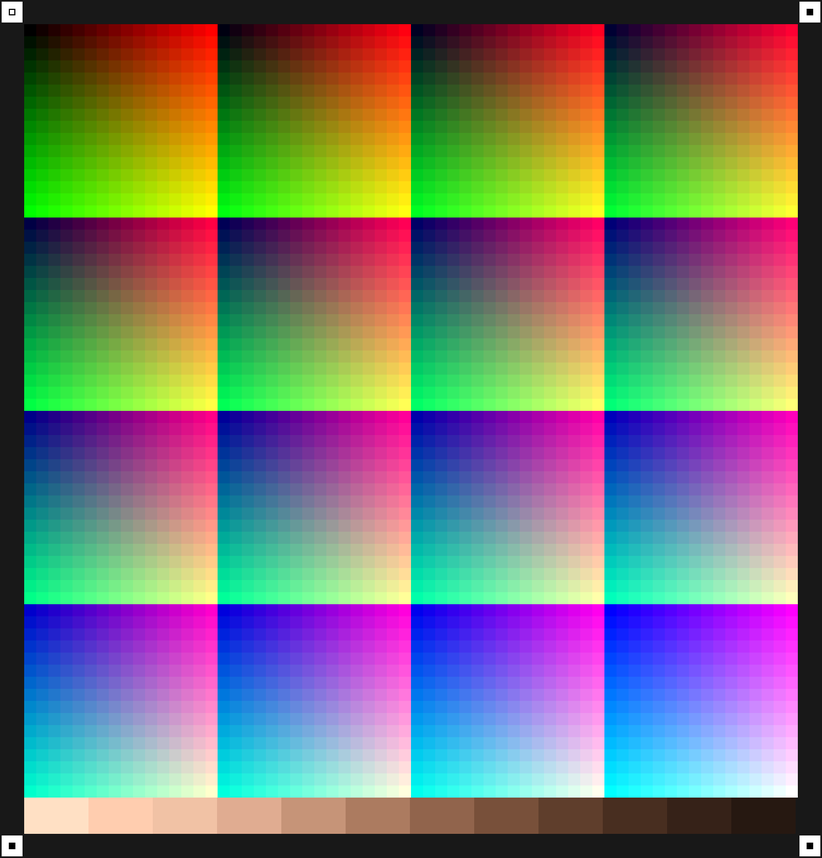
#> input picture references/color-target.png, 822 x 858 px, shrunk from 1496 x 1562 before the run
$ python -i looks.py   (imports and definitions only)
#> lines starting #> are read from the running program, lines starting #| are printed output that depends on the picture
"""Host-side look engine approximating Composer photo effects.

P0 looks map from Composer's CIPhotoEffect* pipelines. These are intentional
approximations for Linux/Windows — tuned later against Mac reference stills.
"""

from __future__ import annotations

from typing import Callable

import cv2
import numpy as np

LookFn = Callable[[np.ndarray], np.ndarray]


def _as_float(bgr: np.ndarray) -> np.ndarray:
    return bgr.astype(np.float32) / 255.0


def _as_u8(bgr: np.ndarray) -> np.ndarray:
    return np.clip(bgr * 255.0, 0, 255).astype(np.uint8)


def _grain(bgr: np.ndarray, amount: float = 0.02) -> np.ndarray:
    noise = np.random.normal(0.0, amount, bgr.shape).astype(np.float32)
    return np.clip(bgr + noise, 0.0, 1.0)


def look_none(frame_bgr: np.ndarray) -> np.ndarray:
    return frame_bgr


# [64 lines left out: functions look_process, look_chrome, look_fade, look_instant, look_mono, look_noir and 1 more, not called in this run]


def look_transfer(frame_bgr: np.ndarray) -> np.ndarray:
    """Approx CIPhotoEffectTransfer — warm midtones."""
    f = _as_float(frame_bgr)
    b, g, r = cv2.split(f)
    r = np.clip(r * 1.08 + 0.04, 0, 1)
    g = np.clip(g * 1.04 + 0.02, 0, 1)
    b = np.clip(b * 0.9, 0, 1)
    out = cv2.merge([b, g, r])
    out = np.clip((out - 0.5) * 1.05 + 0.5, 0, 1)
    return _as_u8(out)


# Custom Composer names (P1) — placeholders until LUT-matched
def look_g1(frame_bgr: np.ndarray) -> np.ndarray:
    """Placeholder for custom Metal look G1 — mild CLAHE + warm grade."""
    lab = cv2.cvtColor(frame_bgr, cv2.COLOR_BGR2LAB)
    l, a, b = cv2.split(lab)
    l = cv2.createCLAHE(clipLimit=2.0, tileGridSize=(8, 8)).apply(l)
    out = cv2.cvtColor(cv2.merge([l, a, b]), cv2.COLOR_LAB2BGR)
    return look_transfer(out)


LOOKS: dict[str, LookFn] = {
    "none": look_none,
    "process": look_process,
    "chrome": look_chrome,
    "fade": look_fade,
    "instant": look_instant,
    "mono": look_mono,
    "noir": look_noir,
    "tonal": look_tonal,
    "transfer": look_transfer,
    "g1": look_g1,
}


def list_looks() -> list[str]:
    return sorted(LOOKS.keys())


# [6 lines left out: function apply_look, not called in this run]

>>> import cv2
>>> picture = cv2.imread('../../references/color-target.png')
#> picture is the input picture: shape (858, 822, 3); mean B, G, R 115.1, 116, 117.5
>>> result = look_g1(picture)
#> in look_g1, `lab = cv2.cvtColor(frame_bgr, cv2.COLOR_BGR2LAB)`: lab: shape (858, 822, 3); mean of channels 0, 1, 2 133.6, 134.8, 132.1
#> in look_g1, `l, a, b = cv2.split(lab)`:
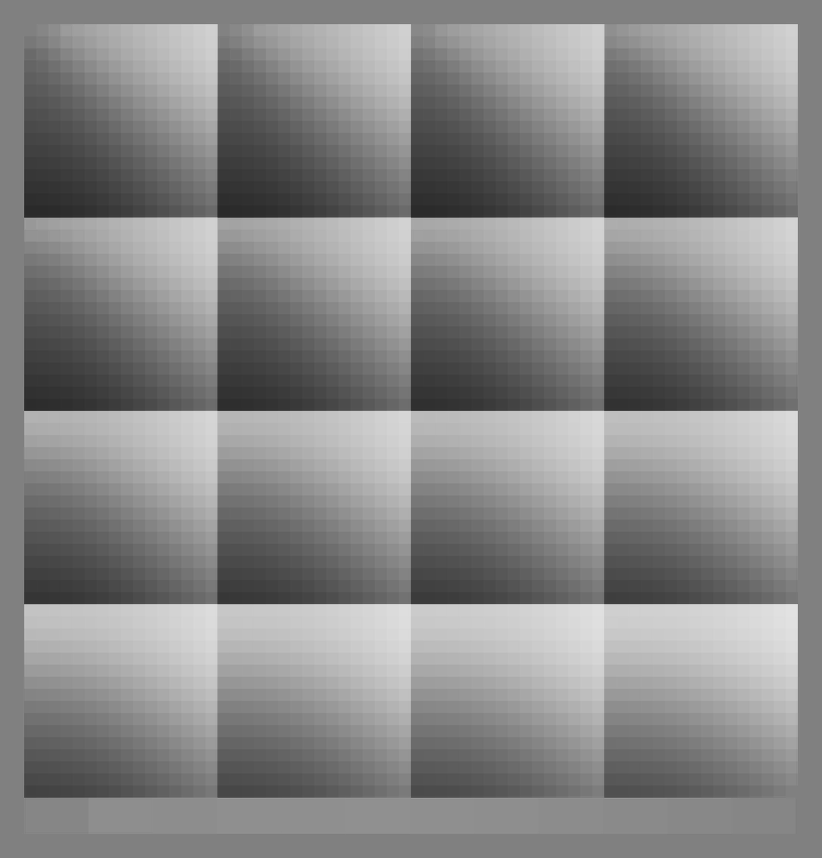
#> a: shape (858, 822); min 42, max 226, mean 134.8
#> in look_g1, `l = cv2.createCLAHE(clipLimit=2.0, tileGridSize=(8, 8)).apply(l)`:
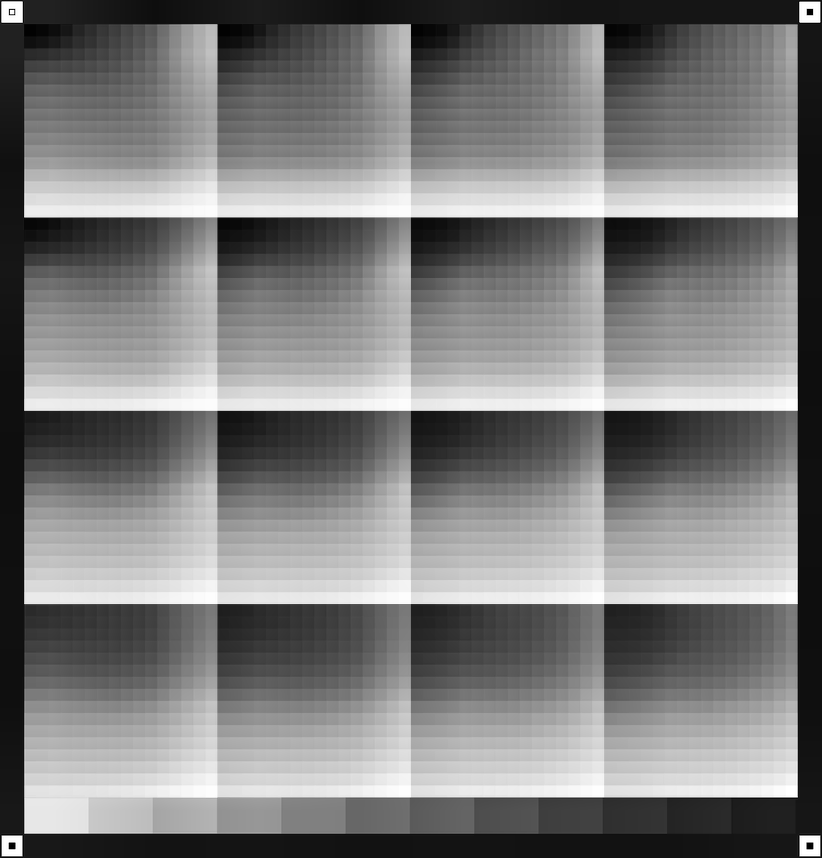
#> l: shape (858, 822); min 1, max 255, mean 125.6
#> in look_transfer, `b, g, r = cv2.split(f)`:
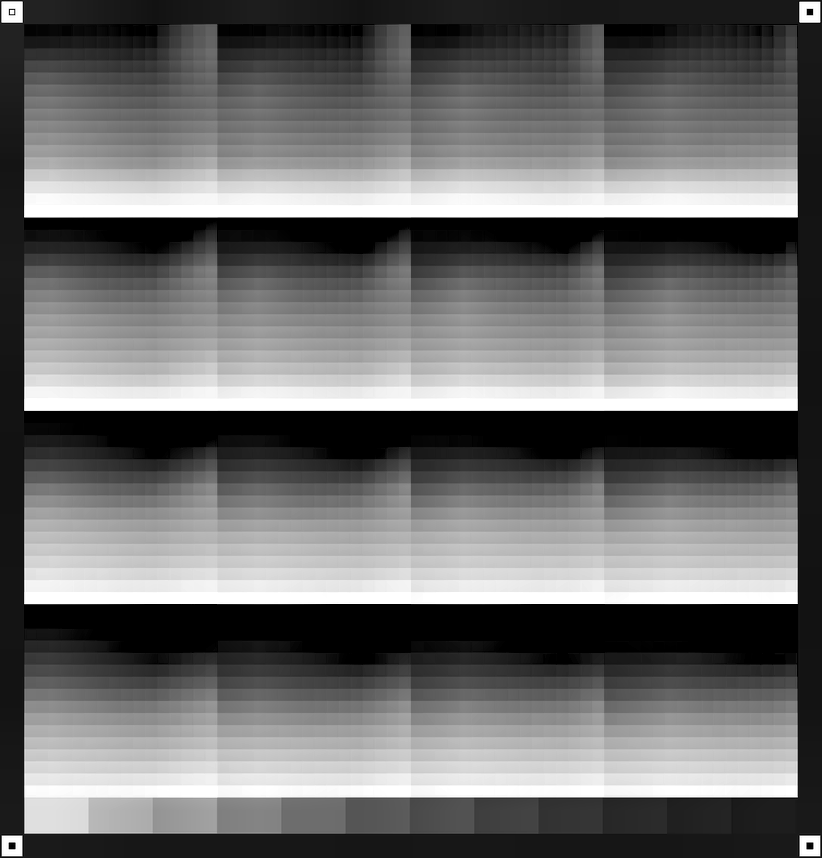
#> g: shape (858, 822) float32; min 0, max 1, mean 0.429
#> in look_transfer, `r = np.clip(r * 1.08 + 0.04, 0, 1)`:
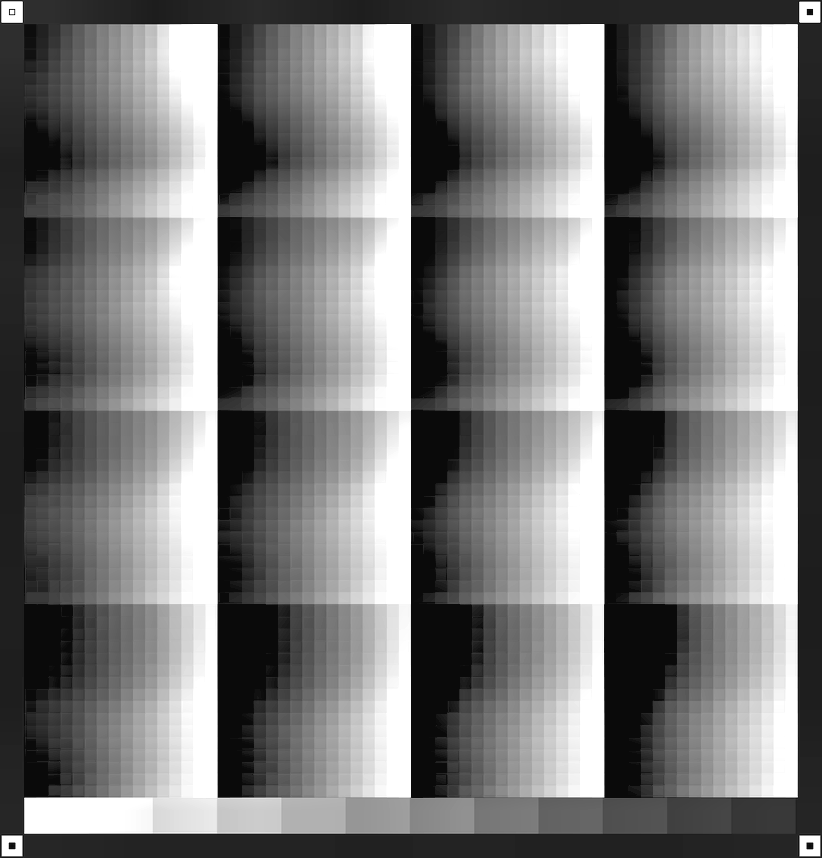
#> r: shape (858, 822) float32; min 0.04, max 1, mean 0.491
#> in look_transfer, `b = np.clip(b * 0.9, 0, 1)`:
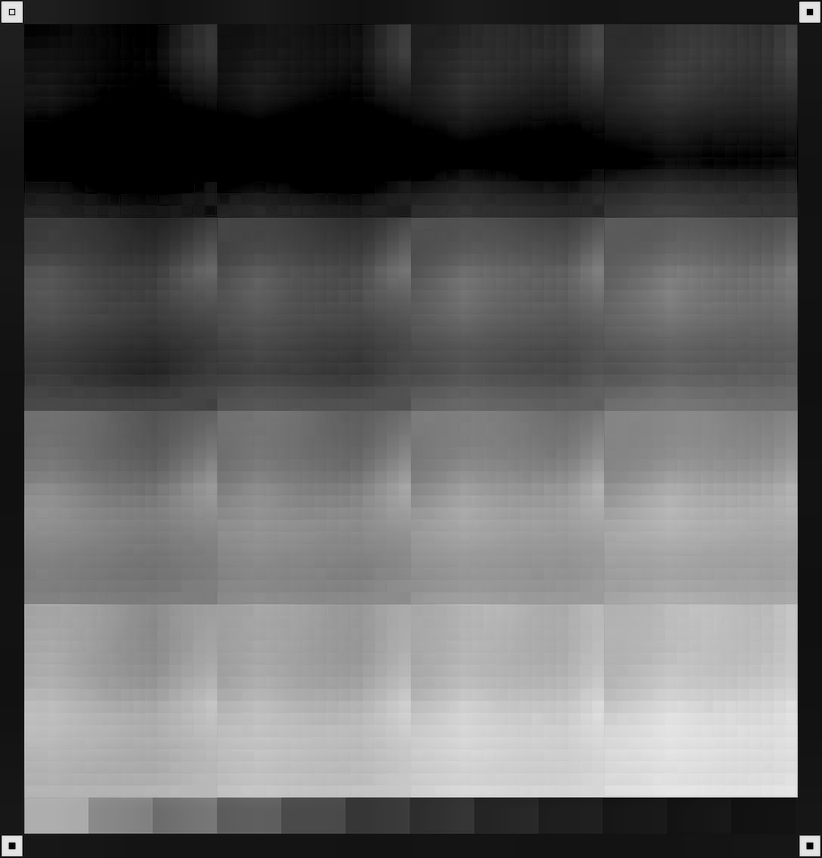
#> b: shape (858, 822) float32; min 0, max 0.9, mean 0.378
#> in look_transfer, `out = cv2.merge([b, g, r])`:
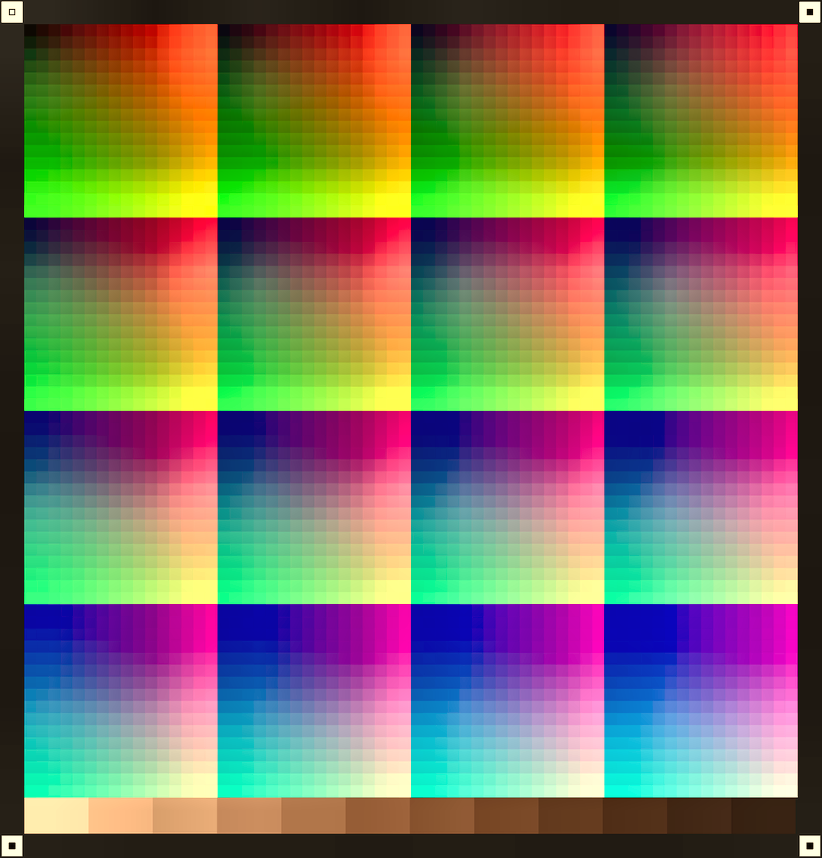
#> out: shape (858, 822, 3) float32; mean B, G, R 0.378, 0.463, 0.491

$ run again, on references/look-G1.png
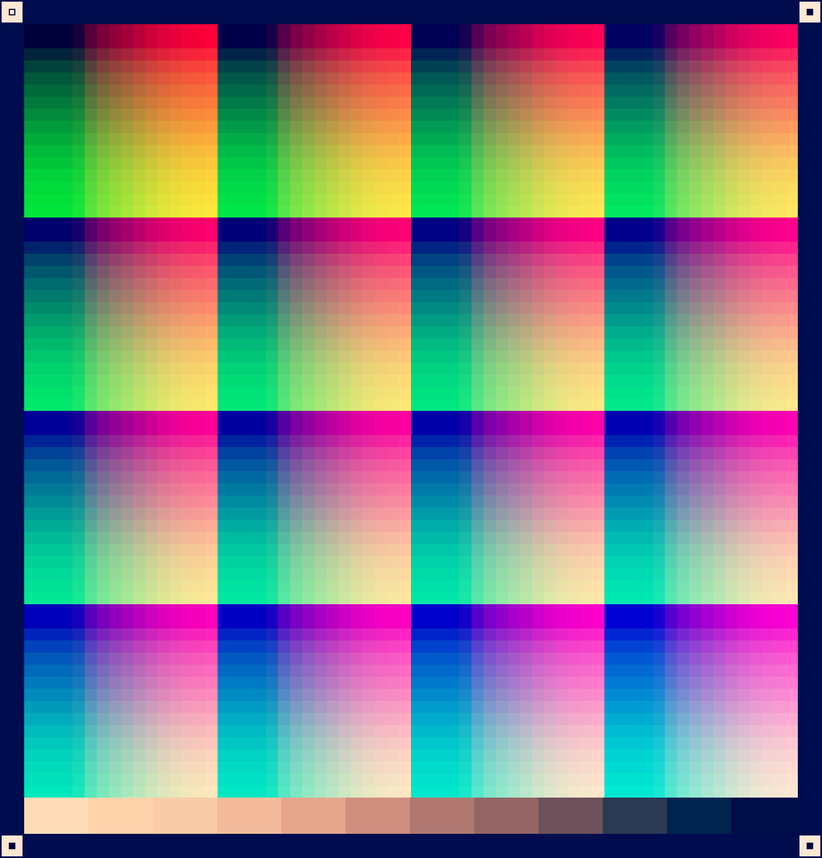
#> input picture references/look-G1.png, 822 x 858 px, shrunk from 1496 x 1562 before the run
#> picture is the input picture: shape (858, 822, 3); mean B, G, R 133.6, 121, 120
#> lab: shape (858, 822, 3); mean of channels 0, 1, 2 141, 137.9, 126.2
#> in look_transfer, `b = np.clip(b * 0.9, 0, 1)`:
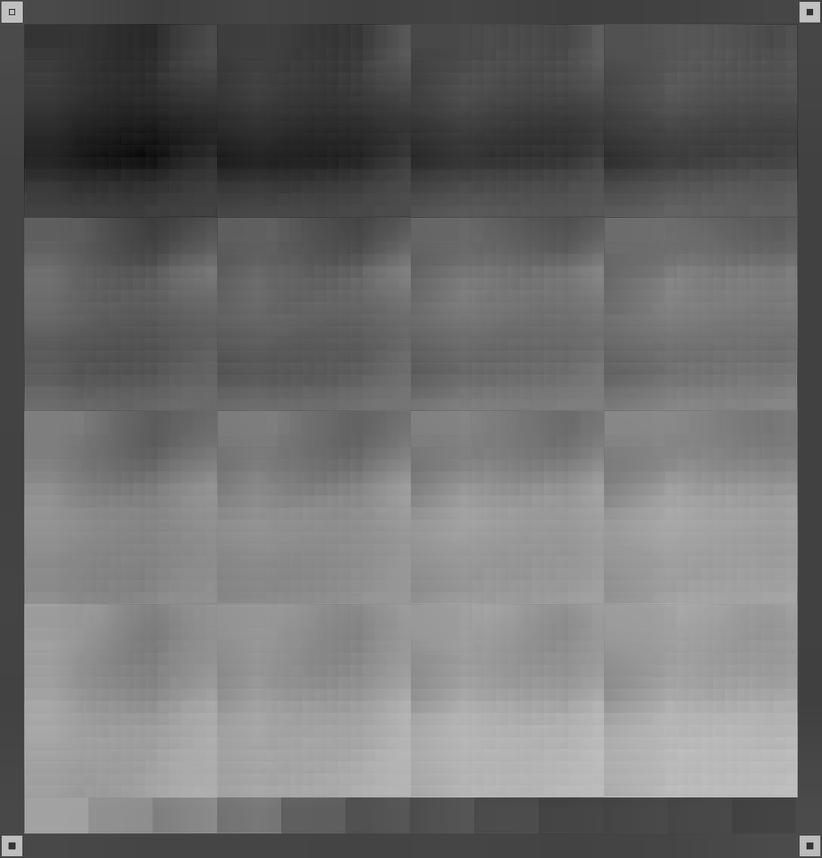
#> b: shape (858, 822) float32; min 0.0212, max 0.833, mean 0.434
#> in look_transfer, `out = cv2.merge([b, g, r])`:
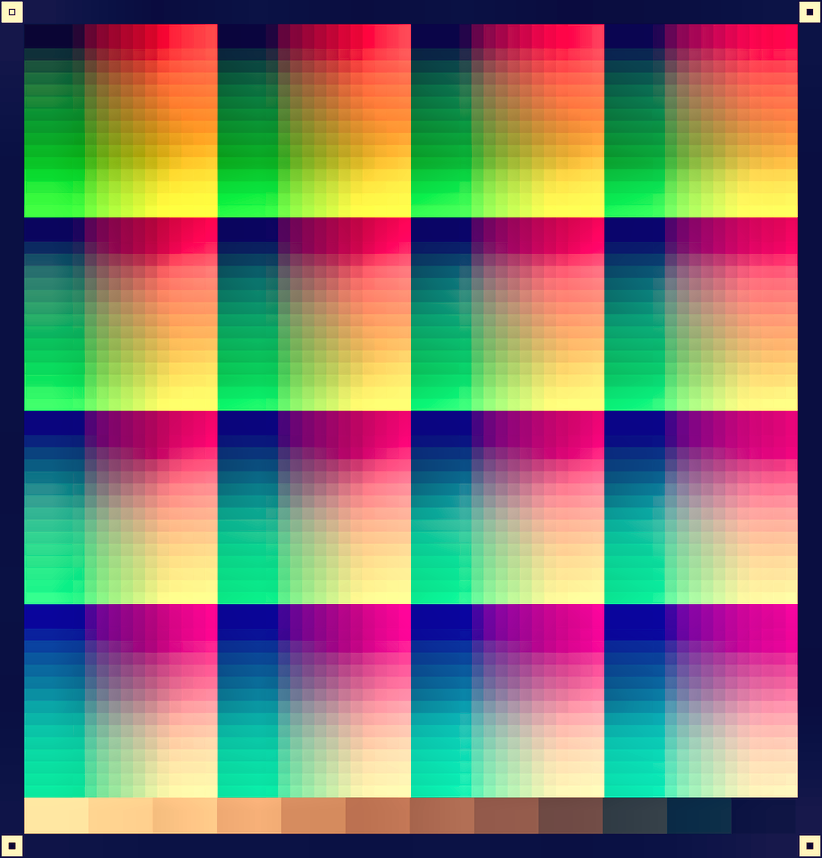
#> out: shape (858, 822, 3) float32; mean B, G, R 0.434, 0.479, 0.501

$ run again, on references/look-Q1.png
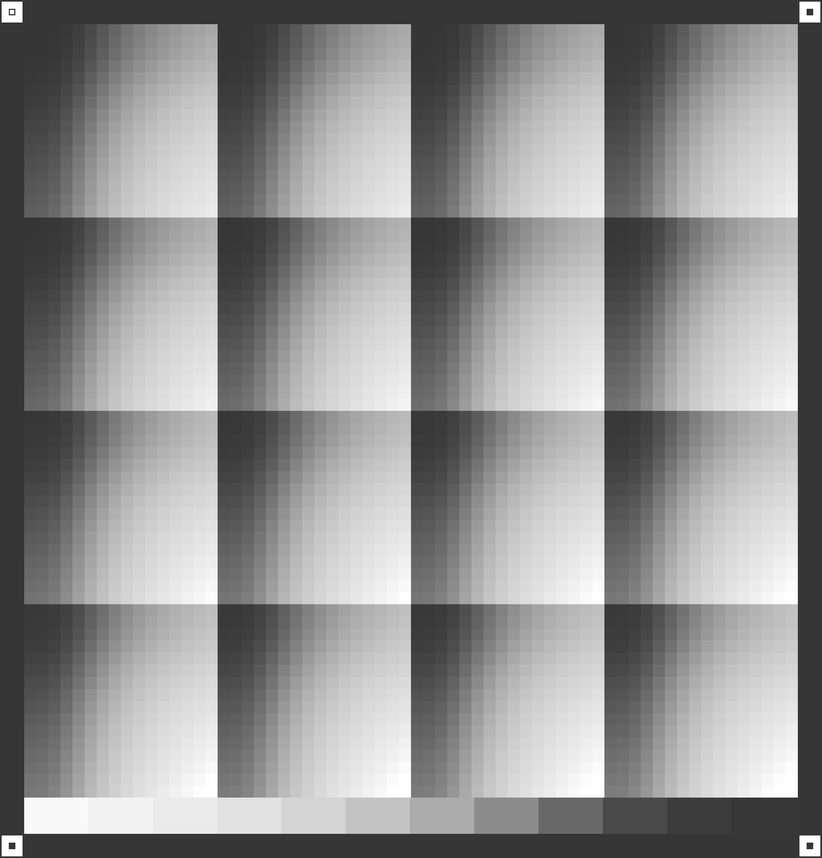
#> input picture references/look-Q1.png, 822 x 858 px, shrunk from 1496 x 1562 before the run
#> picture is the input picture: shape (858, 822, 3); min 20, max 255, mean 145.3
#> lab: shape (858, 822, 3); mean of channels 0, 1, 2 151.3, 128, 128
#> a: shape (858, 822); every value is 128
#> in look_transfer, `b = np.clip(b * 0.9, 0, 1)`:
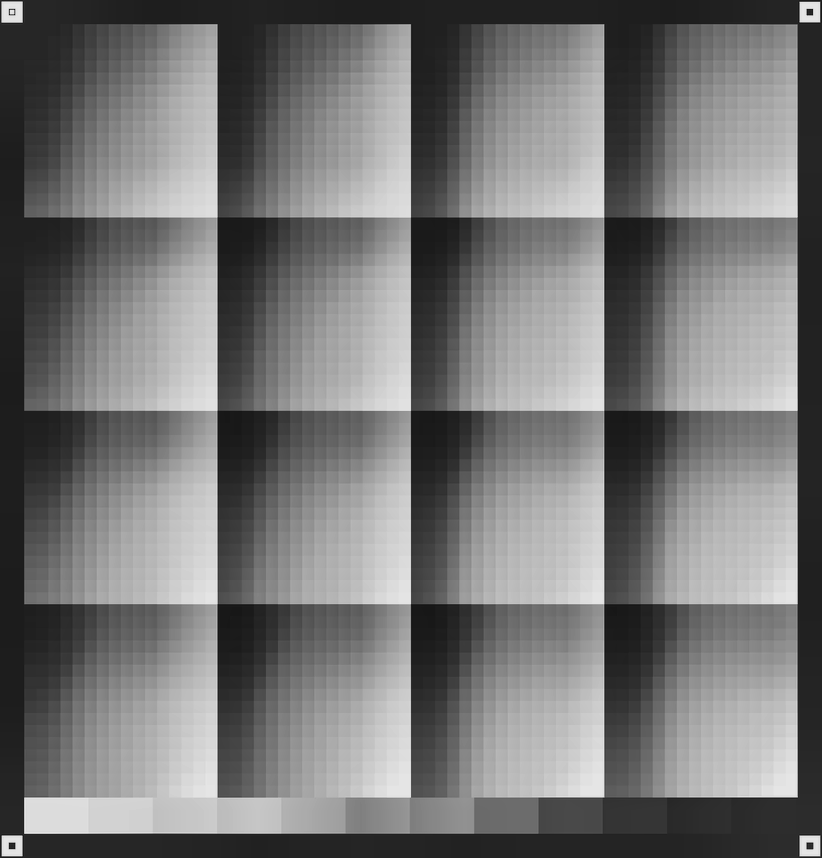
#> b: shape (858, 822) float32; min 0.0494, max 0.9, mean 0.464
#> in look_transfer, `out = cv2.merge([b, g, r])`:
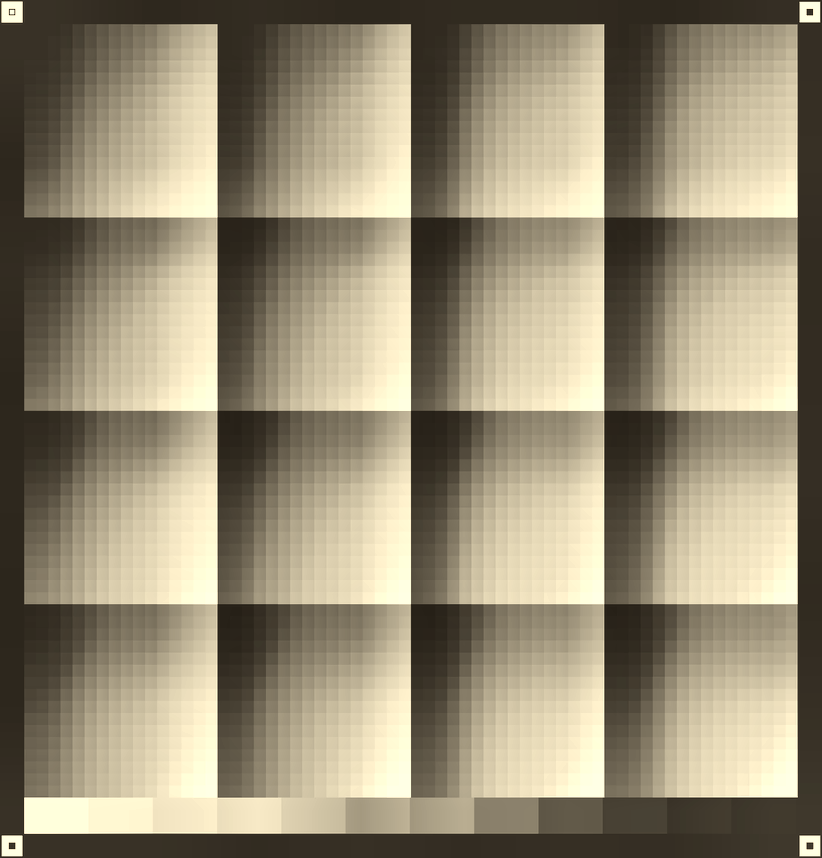
#> out: shape (858, 822, 3) float32; mean B, G, R 0.464, 0.556, 0.594
